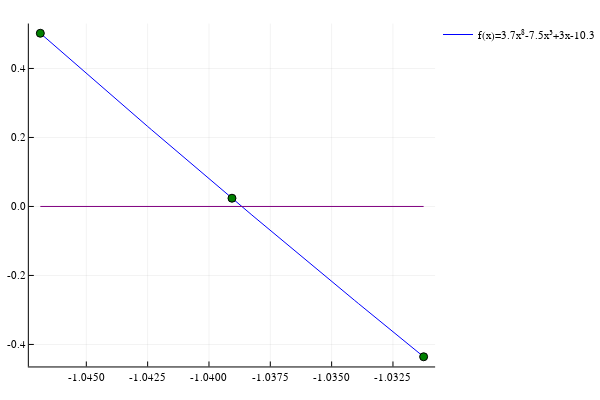

This figure's notebook cell:
### Code cell
xpa = collect(linspace(a,b,101))
ypa = fun1(xpa)
plot(xpa,ypa,color="blue",label="f(x)=3.7x⁸-7.5x³+3x-10.3")
plot!([a,b],zeros(2),color="purple",label="")
scatter!([a,m,b],[fa,fm,fb],color="green",label="")

### Figure 1 — Plotly figure (JSON) as saved in the notebook; plotly's stock layout.template omitted (floating-point values rounded to 4 significant figures)
{"data": [{"colorbar": {"title": ""}, "line": {"color": "rgba(0, 0, 255, 1.000)", "dash": "solid", "shape": "linear", "width": 1}, "mode": "lines", "name": "f(x)=3.7x⁸-7.5x³+3x-10.3", "showlegend": true, "type": "scatter", "x": [-1.047, -1.047, -1.047, -1.046, -1.046, -1.046, -1.046, -1.046, -1.046, -1.045, -1.045, -1.045, -1.045, -1.045, -1.045, -1.045, -1.044, -1.044, -1.044, -1.044, -1.044, -1.044, -1.043, -1.043, -1.043, -1.043, -1.043, -1.043, -1.042, -1.042, -1.042, -1.042, -1.042, -1.042, -1.042, -1.041, -1.041, -1.041, -1.041, -1.041, -1.041, -1.04, -1.04, -1.04, -1.04, -1.04, -1.04, -1.04, -1.039, -1.039, -1.039, -1.039, -1.039, -1.039, -1.038, -1.038, -1.038, -1.038, -1.038, -1.038, -1.038, -1.037, -1.037, -1.037, -1.037, -1.037, -1.037, -1.036, -1.036, -1.036, -1.036, -1.036, -1.036, -1.035, -1.035, -1.035, -1.035, -1.035, -1.035, -1.035, -1.034, -1.034, -1.034, -1.034, -1.034, -1.034, -1.033, -1.033, -1.033, -1.033, -1.033, -1.033, -1.032, -1.032, -1.032, -1.032, -1.032, -1.032, -1.032, -1.031, -1.031], "xaxis": "x1", "y": [0.502, 0.4923, 0.4825, 0.4728, 0.4631, 0.4534, 0.4436, 0.4339, 0.4242, 0.4145, 0.4049, 0.3952, 0.3855, 0.3759, 0.3662, 0.3566, 0.3469, 0.3373, 0.3277, 0.3181, 0.3085, 0.2989, 0.2893, 0.2797, 0.2701, 0.2605, 0.251, 0.2414, 0.2319, 0.2223, 0.2128, 0.2033, 0.1938, 0.1843, 0.1748, 0.1653, 0.1558, 0.1463, 0.1368, 0.1274, 0.1179, 0.1085, 0.09904, 0.08961, 0.08019, 0.07077, 0.06136, 0.05196, 0.04257, 0.03318, 0.0238, 0.01443, 0.005067, -0.004289, -0.01364, -0.02298, -0.03231, -0.04164, -0.05096, -0.06027, -0.06957, -0.07887, -0.08816, -0.09744, -0.1067, -0.116, -0.1252, -0.1345, -0.1437, -0.153, -0.1622, -0.1714, -0.1806, -0.1898, -0.199, -0.2082, -0.2174, -0.2266, -0.2358, -0.2449, -0.2541, -0.2632, -0.2724, -0.2815, -0.2906, -0.2998, -0.3089, -0.318, -0.3271, -0.3362, -0.3452, -0.3543, -0.3634, -0.3725, -0.3815, -0.3906, -0.3996, -0.4086, -0.4176, -0.4267, -0.4357], "yaxis": "y1"}, {"colorbar": {"title": ""}, "line": {"color": "rgba(128, 0, 128, 1.000)", "dash": "solid", "shape": "linear", "width": 1}, "mode": "lines", "name": "", "showlegend": false, "type": "scatter", "x": [-1.047, -1.031], "xaxis": "x1", "y": [0, 0], "yaxis": "y1"}, {"colorbar": {"title": ""}, "marker": {"color": ["rgba(0, 128, 0, 1.000)", "rgba(0, 128, 0, 1.000)", "rgba(0, 128, 0, 1.000)"], "line": {"color": ["rgba(0, 0, 0, 1.000)", "rgba(0, 0, 0, 1.000)", "rgba(0, 0, 0, 1.000)"], "width": 1}, "size": 8, "symbol": "circle"}, "mode": "markers", "name": "", "showlegend": false, "type": "scatter", "x": [-1.047, -1.039, -1.031], "xaxis": "x1", "y": [0.502, 0.0238, -0.4357], "yaxis": "y1"}], "layout": {"annotations": [], "height": 400, "legend": {"bgcolor": "rgba(255, 255, 255, 1.000)", "bordercolor": "rgba(0, 0, 0, 1.000)", "font": {"color": "rgba(0, 0, 0, 1.000)", "family": "sans-serif", "size": 11}, "x": 1, "y": 1}, "margin": {"b": 20, "l": 0, "r": 0, "t": 20}, "paper_bgcolor": "rgba(255, 255, 255, 1.000)", "plot_bgcolor": "rgba(255, 255, 255, 1.000)", "showlegend": true, "width": 600, "xaxis1": {"anchor": "y1", "domain": [0.06582, 0.9934], "gridcolor": "rgba(0, 0, 0, 0.100)", "gridwidth": 0.5, "linecolor": "rgba(0, 0, 0, 1.000)", "mirror": false, "range": [-1.047, -1.031], "showgrid": true, "showline": true, "showticklabels": true, "tickangle": 0, "tickcolor": "rgb(0, 0, 0)", "tickfont": {"color": "rgba(0, 0, 0, 1.000)", "family": "sans-serif", "size": 11}, "tickmode": "array", "ticks": "inside", "ticktext": ["-1.0450", "-1.0425", "-1.0400", "-1.0375", "-1.0350", "-1.0325"], "tickvals": [-1.045, -1.042, -1.04, -1.038, -1.035, -1.032], "title": "", "titlefont": {"color": "rgba(0, 0, 0, 1.000)", "family": "sans-serif", "size": 15}, "type": "-", "visible": true, "zeroline": false, "zerolinecolor": "rgba(0, 0, 0, 1.000)"}, "yaxis1": {"anchor": "x1", "domain": [0.03762, 0.9902], "gridcolor": "rgba(0, 0, 0, 0.100)", "gridwidth": 0.5, "linecolor": "rgba(0, 0, 0, 1.000)", "mirror": false, "range": [-0.4638, 0.5302], "showgrid": true, "showline": true, "showticklabels": true, "tickangle": 0, "tickcolor": "rgb(0, 0, 0)", "tickfont": {"color": "rgba(0, 0, 0, 1.000)", "family": "sans-serif", "size": 11}, "tickmode": "array", "ticks": "inside", "ticktext": ["-0.4", "-0.2", "0.0", "0.2", "0.4"], "tickvals": [-0.4, -0.2, 0, 0.2, 0.4], "title": "", "titlefont": {"color": "rgba(0, 0, 0, 1.000)", "family": "sans-serif", "size": 15}, "type": "-", "visible": true, "zeroline": false, "zerolinecolor": "rgba(0, 0, 0, 1.000)"}}}
